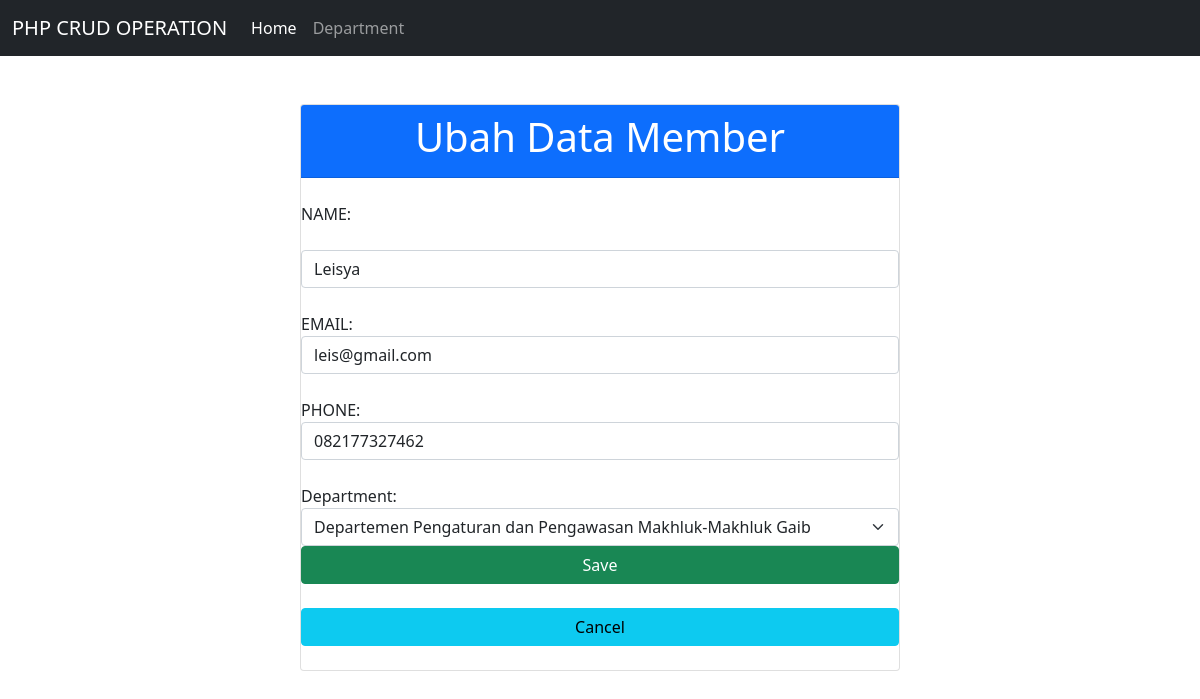
Screenshot of /source_code/create.php?id_edit=12 with the database file from the repository.
### tables this page shows
CREATE TABLE `members` (
  `member_id` int(11) NOT NULL,
  `name` varchar(255) NOT NULL,
  `email` varchar(255) NOT NULL,
  `department_id` int(11) NOT NULL,
  `phone` varchar(255) NOT NULL,
  `join_date` date NOT NULL DEFAULT current_timestamp()
);

### source_code/App/controllers/MembersController.controller.php (called while the page is built, shortened)
<?php
  include_once("resources/views/Member/AddMember.view.php");
  class MembersController {
    private $member;
    private $department;
    function __construct(){
      $this->member = new Members(Conf::$db_host, Conf::$db_user, Conf::$db_pass, Conf::$db_name);
      $this->department = new Department(Conf::$db_host, Conf::$db_user, Conf::$db_pass, Conf::$db_name);
    }
    function edit($id){
      $this->member->open();
      $this->department->open();
      $this->member->getMemberById($id);
      $this->department->getDepartment();
      $data = array(
        'members' => array(),
        'department' => array(),
      );
      while($row = $this->member->getResult()){
        array_push($data['members'], $row);
      }
      while($row = $this->department->getResult()){
        array_push($data['department'], $row);
      }
      $view = new AddMemberView();
      $view->render($data);
    }
  }
?>

### source_code/App/models/DB.model.php (called while the page is built, shortened)
<?php
class DB {
  private $hostname;
  private $username;
  private $password;
  private $dbname;
  private $conn;
  function __construct($hostname, $username, $password, $dbname) {
      $this->hostname = $hostname;
      $this->username = $username;
      $this->password = $password;
      $this->dbname = $dbname;
  }
  function open() {
    $this->conn = mysqli_connect($this->hostname, $this->username, $this->password, $this->dbname);
  }
  function execute($query) {
    $this->result = mysqli_query($this->conn, $query);
  }
}

### source_code/App/models/Members.model.php (called while the page is built, shortened)
<?php
class Members extends DB {
    function getMemberById($id){
      $query = "SELECT * FROM members JOIN department ON members.department_id=department.department_id WHERE members.member_id = $id";
      return $this->execute($query);
    }
}
?>

### source_code/App/models/Department.model.php (called while the page is built, shortened)
<?php
  class Department extends DB {
    function getDepartment() {
        $query = "SELECT * FROM department";
        return $this->execute($query);
    }
  }
?>

### source_code/resources/views/Member/AddMember.view.php (the view, shortened to what this page needs)
<?php
  class AddMemberView {
    public function render($data) {
    $dataTambah = null;
    if (isset($_GET['id_edit'])) {
      $member = $data['members'][0];
      $dataTambah .= "<label> NAME: </label>
      <input type='hidden' name='id_member' class='form-control' value='" . $member['member_id'] . "'> <br>
      <input type='text' name='name' class='form-control' value='" . $member['name'] . "'> <br>
      <label> EMAIL: </label>
      <input type='text' name='email' class='form-control' value='" . $member['email'] . "'> <br>
      <label> PHONE: </label>
      <input type='text' name='phone' class='form-control' value='" . $member['phone'] . "'> <br>
        <label> Department: </label>";
      $dataTambah .= "<select class='form-select' name='department_id' required>
        <option value=''>-- Pilih Department --</option>";
      foreach ($data['department'] as $row) {
        $dataTambah .= "<option value=" . $row['department_id'] . " " . (($row['department_id'] == $member['department_id']) ? "selected" : " ") . ">" . $row['department_name'] . "</option>";
      }
      $dataTambah .= "</select>";
      $dataTambah .= "<button class='btn btn-success' type='submit' name='simpan'> Save </button><br>
        <a class='btn btn-info' type='submit' name='cancel' href='index.php'> Cancel </a><br>";
    }
  }
  }
?>

### rows the page displays
members: name "Leisya", email "leis@gmail.com", phone "082177327462"

### other values shown
$this->content "PHP CRUD OPERATION Home Department Ubah Data Member"
form field department_id "Departemen Pengaturan dan Pengawasan Makhluk-Makhluk Gaib"
